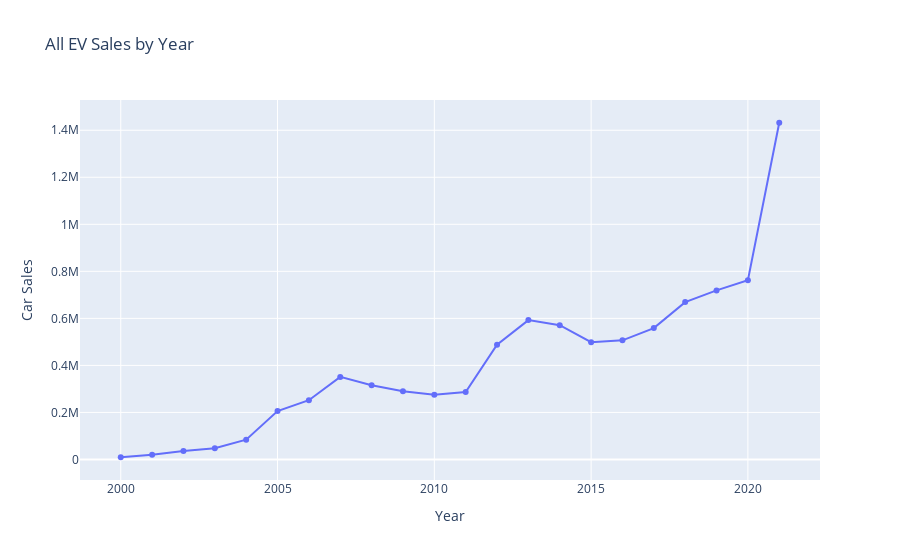

The notebook cell saved with this chart:
### Code cell
#Sale of All above Nationwide

df = ev_sales_nation_df.groupby('Fiscal Year')['Value'].sum().reset_index()
print(df)

title = 'All EV Sales by Year'

fig = px.line(x=df['Fiscal Year'], y=df['Value'], labels={'x': 'Year', 'y': 'Car Sales'},
              title = title, markers=True, line_shape='linear')
fig.show()

### Figure 1 — Plotly figure (JSON) as saved in the notebook; plotly's stock layout.template omitted (floating-point values rounded to 4 significant figures)
{"data": [{"hovertemplate": "Year=%{x}<br>Car Sales=%{y}<extra></extra>", "legendgroup": "", "line": {"color": "#636efa", "dash": "solid", "shape": "linear"}, "marker": {"symbol": "circle"}, "mode": "lines+markers", "name": "", "orientation": "v", "showlegend": false, "type": "scatter", "x": [2000, 2001, 2002, 2003, 2004, 2005, 2006, 2007, 2008, 2009, 2010, 2011, 2012, 2013, 2014, 2015, 2016, 2017, 2018, 2019, 2020, 2021], "xaxis": "x", "y": [9400, 20300, 36000, 47600, 84200, 205900, 251900, 351100, 315800, 290300, 274900, 286500, 487800, 592600, 571100, 498500, 506500, 558600, 669100, 719000, 762600, 1431900], "yaxis": "y"}], "layout": {"legend": {"tracegroupgap": 0}, "title": {"text": "All EV Sales by Year"}, "xaxis": {"anchor": "y", "domain": [0, 1], "title": {"text": "Year"}}, "yaxis": {"anchor": "x", "domain": [0, 1], "title": {"text": "Car Sales"}}}}
